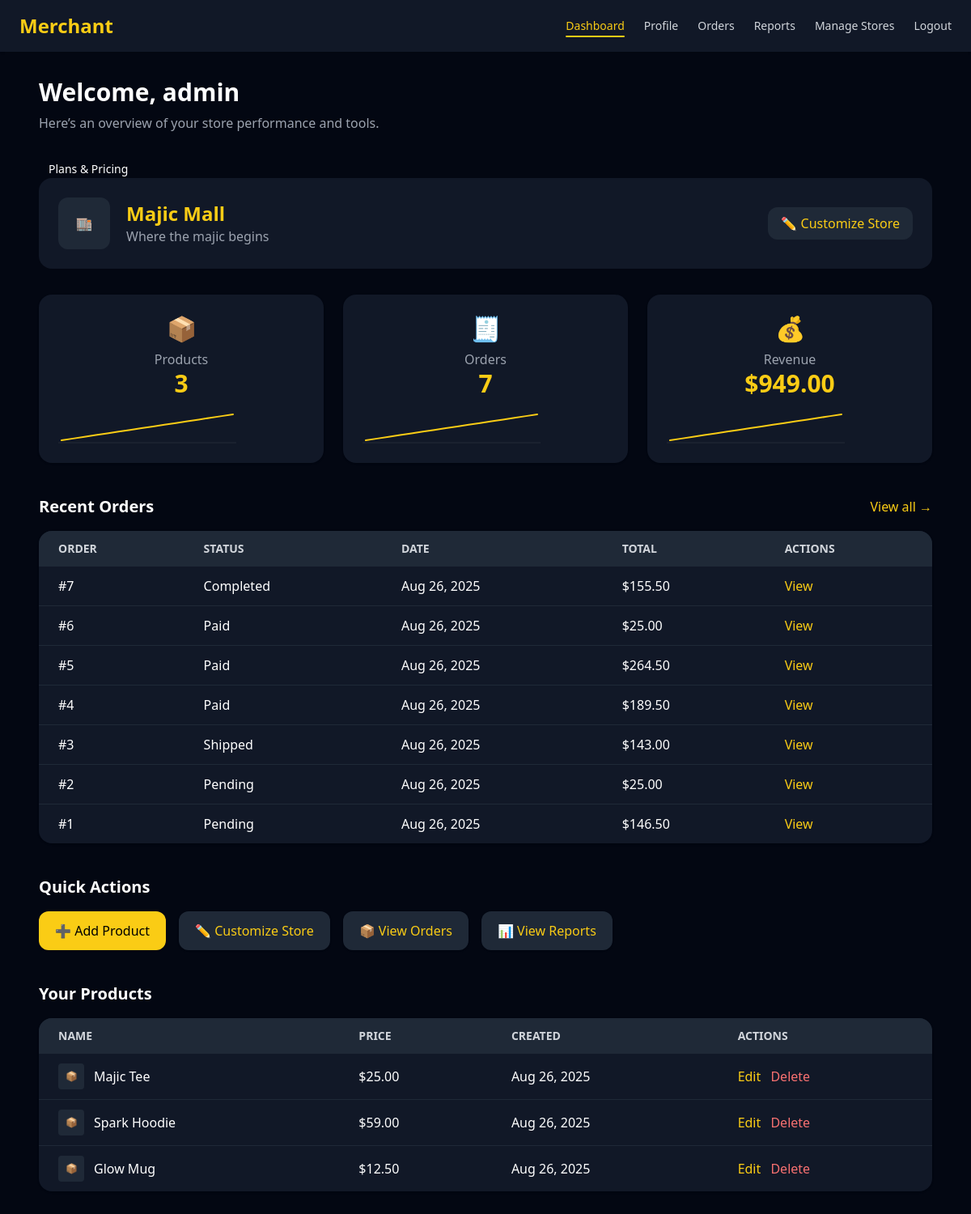
Page /merchant/dashboard/ (signed in) on the committed database.
### core/models.py (models this page shows, shortened)
class Merchant(models.Model):
    PLAN_CHOICES = [
        ("starter", "Starter"),
        ("pro", "Pro"),
        ("elite", "Elite"),
    ]
    user = models.OneToOneField(
        settings.AUTH_USER_MODEL,
        on_delete=models.CASCADE,
        related_name="merchant",
    )
    display_name = models.CharField(max_length=255, blank=True)
    slug = models.SlugField(max_length=255, unique=True)
    description = models.TextField(blank=True)
    logo = models.ImageField(upload_to="merchant_logos/", blank=True, null=True)
    phone = models.CharField(max_length=50, blank=True)
    website = models.URLField(blank=True)
    plan = models.CharField(max_length=20, choices=PLAN_CHOICES, default="starter")
    email = models.EmailField(blank=True)

### merchant/models.py (models this page shows, shortened)
class MerchantStore(models.Model):
    PLAN_CHOICES = [
        ("starter", "Starter"),
        ("pro", "Pro"),
        ("elite", "Elite"),
    ]
    owner = models.OneToOneField(
        settings.AUTH_USER_MODEL,
        on_delete=models.CASCADE,
        related_name="merchant_store",
    )
    store_name = models.CharField(max_length=100)
    slogan = models.CharField(max_length=150, blank=True)
    description = models.TextField(blank=True)
    category = models.CharField(max_length=100)
    logo = models.ImageField(upload_to="merchant_logos/", blank=True, null=True)
    plan = models.CharField(max_length=20, choices=PLAN_CHOICES, default="starter")
    created_at = models.DateTimeField(auto_now_add=True)
    is_archived = models.BooleanField(default=False)
    archived_at = models.DateTimeField(blank=True, null=True)

class Order(models.Model):
    STATUS_CHOICES = [
        ("pending", "Pending"),
        ("paid", "Paid"),
        ("shipped", "Shipped"),
        ("completed", "Completed"),
        ("refunded", "Refunded"),
        ("canceled", "Canceled"),
    ]
    store = models.ForeignKey(
        MerchantStore,
        on_delete=models.CASCADE,
        related_name="orders",
    )
    user = models.ForeignKey(
        settings.AUTH_USER_MODEL,
        null=True,
        blank=True,
        on_delete=models.SET_NULL,
    )
    session_key = models.CharField(max_length=40, null=True, blank=True)
    status = models.CharField(max_length=20, choices=STATUS_CHOICES, default="paid")
    note = models.TextField(blank=True)
    subtotal = models.DecimalField(max_digits=12, decimal_places=2, default=0)
    total = models.DecimalField(max_digits=12, decimal_places=2, default=0)
    created_at = models.DateTimeField(auto_now_add=True)
    class Meta:
        ordering = ["-created_at"]

class Product(models.Model):
    store = models.ForeignKey(
        MerchantStore,
        on_delete=models.CASCADE,
        related_name="products",
    )
    name = models.CharField(max_length=255)
    price = models.DecimalField(max_digits=10, decimal_places=2)
    description = models.TextField(blank=True)
    image = models.ImageField(upload_to="product_images/", blank=True, null=True)
    created_at = models.DateTimeField(auto_now_add=True)
    class Meta:
        db_table = "core_product"   # <-- use the old table that already has your rows

### merchant/views.py (the view)
# urls.py: path("dashboard/", views.dashboard, name="merchant-dashboard"),
@login_required
def dashboard(request):
    store = _get_user_store_or_none(request)
    if not store:
        messages.info(request, "Create your store to continue.")
        return redirect("merchant-profile")
    guard = _redirect_if_archived(request, store)
    if guard:
        return guard
    products_qs = store.products.all()
    orders_qs = store.orders.all().order_by("-created_at")
    product_count = products_qs.count()
    order_count = orders_qs.count()
    revenue = orders_qs.aggregate(total=Sum("total"))["total"] or Decimal("0.00")
    recent_orders = list(orders_qs[:10])
    order_spark = ",".join(str(i) for i in range(1, 17))
    product_spark = ",".join(str(i * 2) for i in range(1, 17))
    revenue_spark = ",".join(str(i * 5) for i in range(1, 17))
    context = {
        "merchant": getattr(request.user, "merchant", None),
        "store": store,
        "products": products_qs,
        "product_count": product_count,
        "order_count": order_count,
        "revenue": revenue,
        "recent_orders": recent_orders,
        "order_spark": order_spark,
        "product_spark": product_spark,
        "revenue_spark": revenue_spark,
        "page_obj": None,
        "q": "",
    }
    return render(request, "merchant/dashboard.html", context)

### merchant/views.py (called while the page is built)
def _get_user_store_or_none(request):
    try:
        return Store.objects.select_related("owner").get(owner=request.user)
    except Store.DoesNotExist:
        return None

def _redirect_if_archived(request, store: Store | None):
    if store and getattr(store, "is_archived", False):
        messages.warning(
            request,
            "This store is archived. Some actions are disabled until it is restored.",
        )
        return redirect("merchant-profile")
    return None

### merchant/templates/merchant/dashboard.html (shortened to what this page needs)
{% load static %}
<!doctype html>
<html lang="en">
<head>
  <script src="https://cdn.tailwindcss.com"></script>
</head>
<body class="bg-gray-950 text-white min-h-screen">
  {% include "merchant/_nav.html" %}
  <main class="max-w-6xl mx-auto px-6 py-8">
    <section class="mb-8">
      <h2 class="text-3xl font-bold mb-2">
        Welcome, {{ merchant.display_name|default:user.get_username }}
      </h2>
      <p class="text-gray-400">Here’s an overview of your store performance and tools.</p>
    </section>
    <a href="{% url 'merchant-plans' %}" class="px-3 py-2 rounded-lg text-sm font-medium hover:text-white hover:bg-zinc-800">
      Plans & Pricing
    </a>
    <section class="mb-8 bg-gray-900 rounded-2xl p-6 flex items-center gap-5">
      {% if store.logo %}
        <img src="{{ store.logo.url }}" alt="{{ store.store_name }}" class="h-16 w-16 rounded-xl object-cover shadow" />
      {% else %}
        <div class="h-16 w-16 rounded-xl bg-gray-800 grid place-items-center text-gray-400">🏬</div>
      {% endif %}
      <div class="flex-1">
        <h2 class="text-2xl font-bold text-yellow-400">{{ store.store_name }}</h2>
        {% if store.slogan %}
          <p class="text-gray-400">{{ store.slogan }}</p>
        {% elif store.description %}
          <p class="text-gray-400 line-clamp-1">{{ store.description }}</p>
        {% endif %}
      </div>
      {% if store %}
        <a href="{% url 'merchant-profile' %}"
           class="px-4 py-2 bg-gray-800 text-yellow-400 rounded-xl hover:bg-gray-700">
          ✏️ Customize Store
        </a>
      {% else %}
        <a href="{% url 'merchant-setup' %}"
           class="px-4 py-2 bg-gray-800 text-yellow-400 rounded-xl hover:bg-gray-700">
          🚀 Create Store
        </a>
      {% endif %}
    </section>
    <section class="grid grid-cols-1 md:grid-cols-3 gap-6 mb-10">
      <div class="bg-gray-900 p-6 rounded-2xl shadow">
        <div class="text-center">
          <div class="text-3xl mb-2">📦</div>
          <p class="text-gray-400">Products</p>
          <p class="text-3xl font-bold text-yellow-400">{{ product_count|default:"0" }}</p>
        </div>
        <div class="spark text-yellow-400 mt-4" data-points="{{ product_spark|default:'' }}"></div>
      </div>
      <a href="{% url 'order-list' %}" class="block">
        <div class="bg-gray-900 p-6 rounded-2xl shadow hover:bg-gray-800 transition">
          <div class="text-center">
            <div class="text-3xl mb-2">🧾</div>
            <p class="text-gray-400">Orders</p>
            <p class="text-3xl font-bold text-yellow-400">{{ order_count|default:"0" }}</p>
          </div>
          <div class="spark text-yellow-400 mt-4" data-points="{{ order_spark|default:'' }}"></div>
        </div>
      </a>
      <div class="bg-gray-900 p-6 rounded-2xl shadow">
        <div class="text-center">
          <div class="text-3xl mb-2">💰</div>
          <p class="text-gray-400">Revenue</p>
          <p class="text-3xl font-bold text-yellow-400">${{ revenue|default:0|floatformat:2 }}</p>
        </div>
        <div class="spark text-yellow-400 mt-4" data-points="{{ revenue_spark|default:'' }}"></div>
      </div>
    </section>
    <section class="mb-10">
      <div class="flex items-center justify-between mb-4">
        <h3 class="text-xl font-semibold">Recent Orders</h3>
        <a href="{% url 'order-list' %}" class="text-yellow-400 hover:underline">View all →</a>
      </div>
      <div class="overflow-x-auto bg-gray-900 rounded-2xl shadow">
        <table class="min-w-full text-left">
          <thead class="bg-gray-800 text-gray-300 uppercase text-sm">
            <tr>
              <th class="px-6 py-3">Order</th>
              <th class="px-6 py-3">Status</th>
              <th class="px-6 py-3">Date</th>
              <th class="px-6 py-3">Total</th>
              <th class="px-6 py-3">Actions</th>
            </tr>
          </thead>
          <tbody class="divide-y divide-gray-800">
            {% for order in recent_orders %}
            <tr class="hover:bg-gray-800">
              <td class="px-6 py-3">#{{ order.id }}</td>
              <td class="px-6 py-3">{{ order.status|title }}</td>
              <td class="px-6 py-3">{{ order.created_at|date:"M d, Y" }}</td>
              <td class="px-6 py-3">${{ order.total|floatformat:2 }}</td>
              <td class="px-6 py-3">
                <a href="{% url 'order-detail' order.id %}" class="text-yellow-400 hover:underline">View</a>
              </td>
            </tr>
            {% empty %}
            <tr>
              <td colspan="5" class="px-6 py-6 text-center text-gray-400">
                No orders yet. <a href="{% url 'order-list' %}" class="text-yellow-400 hover:underline">See all</a>
              </td>
            </tr>
            {% endfor %}
          </tbody>
        </table>
      </div>
    </section>
    <section class="mb-10">
      <h3 class="text-xl font-semibold mb-4">Quick Actions</h3>
      <div class="flex flex-wrap gap-4">
        <a href="{% url 'add-product' %}" class="px-5 py-3 bg-yellow-400 text-black rounded-xl shadow hover:opacity-90">
          ➕ Add Product
        </a>
        <a href="{% url 'merchant-profile' %}" class="px-5 py-3 bg-gray-800 text-yellow-400 rounded-xl shadow hover:bg-gray-700">
          ✏️ Customize Store
        </a>
        <a href="{% url 'order-list' %}" class="px-5 py-3 bg-gray-800 text-yellow-400 rounded-xl shadow hover:bg-gray-700">
          📦 View Orders
        </a>
        <a href="{% url 'merchant-reports' %}" class="px-5 py-3 bg-gray-800 text-yellow-400 rounded-xl shadow hover:bg-gray-700">
          📊 View Reports
        </a>
      </div>
    </section>
    <section>
      <h3 class="text-xl font-semibold mb-4">Your Products</h3>
      <div class="overflow-x-auto bg-gray-900 rounded-2xl shadow">
        <table class="min-w-full text-left">
          <thead class="bg-gray-800 text-gray-300 uppercase text-sm">
            <tr>
              <th class="px-6 py-3">Name</th>
              <th class="px-6 py-3">Price</th>
              <th class="px-6 py-3">Created</th>
              <th class="px-6 py-3">Actions</th>
            </tr>
          </thead>
          <tbody class="divide-y divide-gray-800">
            {% for product in products %}
            <tr class="hover:bg-gray-800">
              <td class="px-6 py-3">
                <div class="flex items-center gap-3">
                  {% if product.image %}
                    <img src="{{ product.image.url }}" class="h-8 w-8 rounded object-cover" alt="">
                  {% else %}
                    <div class="h-8 w-8 rounded bg-gray-800 grid place-items-center text-xs text-gray-400">📦</div>
                  {% endif %}
                  <span>{{ product.name }}</span>
                </div>
              </td>
              <td class="px-6 py-3">
                {% if product.price %}
                  ${{ product.price|floatformat:2 }}
                {% else %}
                  $0.00
                {% endif %}
              </td>
              <td class="px-6 py-3">{{ product.created_at|date:"M d, Y" }}</td>
              <td class="px-6 py-3 space-x-2">
                <a href="{% url 'edit-product' product.id %}" class="text-yellow-400 hover:underline">Edit</a>
                <a href="{% url 'delete-product' product.id %}" class="text-red-400 hover:underline">Delete</a>
              </td>
            </tr>
            {% empty %}
            <tr>
              <td colspan="4" class="px-6 py-6 text-center text-gray-400">
                No products yet. <a href="{% url 'add-product' %}" class="text-yellow-400 hover:underline">Add your first product</a>.
              </td>
            </tr>
            {% endfor %}
          </tbody>
        </table>
      </div>
    </section>
  </main>
</body>
</html>

### merchant/templates/merchant/_nav.html (shortened to what this page needs)
<header class="bg-gray-900 shadow px-6 py-4 flex items-center justify-between">
  <h1 class="text-2xl font-bold text-yellow-400">Merchant</h1>
  <nav class="space-x-6 text-sm flex items-center">
    <a href="{% url 'merchant-dashboard' %}"
       class="{% if request.resolver_match.url_name == 'merchant-dashboard' %}nav-active{% else %}text-gray-300 hover:text-yellow-400{% endif %}">
      Dashboard
    </a>
    <a href="{% url 'merchant-profile' %}"
       class="{% if request.resolver_match.url_name == 'merchant-profile' %}nav-active{% else %}text-gray-300 hover:text-yellow-400{% endif %}">
      Profile
    </a>
    <a href="{% url 'order-list' %}"
       class="{% if request.resolver_match.url_name == 'order-list' %}nav-active{% else %}text-gray-300 hover:text-yellow-400{% endif %}">
      Orders
    </a>
    <a href="{% url 'merchant-reports' %}"
       class="{% if request.resolver_match.url_name == 'merchant-reports' %}nav-active{% else %}text-gray-300 hover:text-yellow-400{% endif %}">
      Reports
    </a>
    {% if request.user.is_superuser or request.user.is_staff %}
      <a href="{% url 'admin-store-list' %}" class="text-gray-300 hover:text-yellow-400">
        Manage Stores
      </a>
    {% endif %}
    <form action="{% url 'merchant-logout' %}" method="post" class="inline">
      <button type="submit" class="text-gray-300 hover:text-yellow-400">Logout</button>
    </form>
  </nav>
</header>

### merchant/templates/merchant/dashboard.html (style rules this page uses)
.nav-active { position: relative; color: #facc15; }
.nav-active::after { content: ""; position: absolute; left: 0; bottom: -4px; width: 100%; height: 2px; background: #facc15; border-radius: 1px; }

### rows in the picture
Merchant: display_name "admin"
MerchantStore: store_name "Majic Mall", slogan "Where the majic begins"
Order: id "7", status "Completed", created_at "Aug 26, 2025", total "155.50"
Order: id "6", status "Paid", created_at "Aug 26, 2025", total "25.00"
Order: id "5", status "Paid", created_at "Aug 26, 2025", total "264.50"
Order: id "4", status "Paid", created_at "Aug 26, 2025", total "189.50"
Order: id "3", status "Shipped", created_at "Aug 26, 2025", total "143.00"
Order: id "2", status "Pending", created_at "Aug 26, 2025", total "25.00"
Order: id "1", status "Pending", created_at "Aug 26, 2025", total "146.50"
Product: name "Majic Tee", price "25.00", created_at "Aug 26, 2025"
Product: name "Spark Hoodie", price "59.00", created_at "Aug 26, 2025"
Product: name "Glow Mug", price "12.50", created_at "Aug 26, 2025"

### other values in the picture
{{ product_count|default:"0" }} "3"
{{ order_count|default:"0" }} "7"
{{ revenue|default:0|floatformat:2 }} "949.00"
